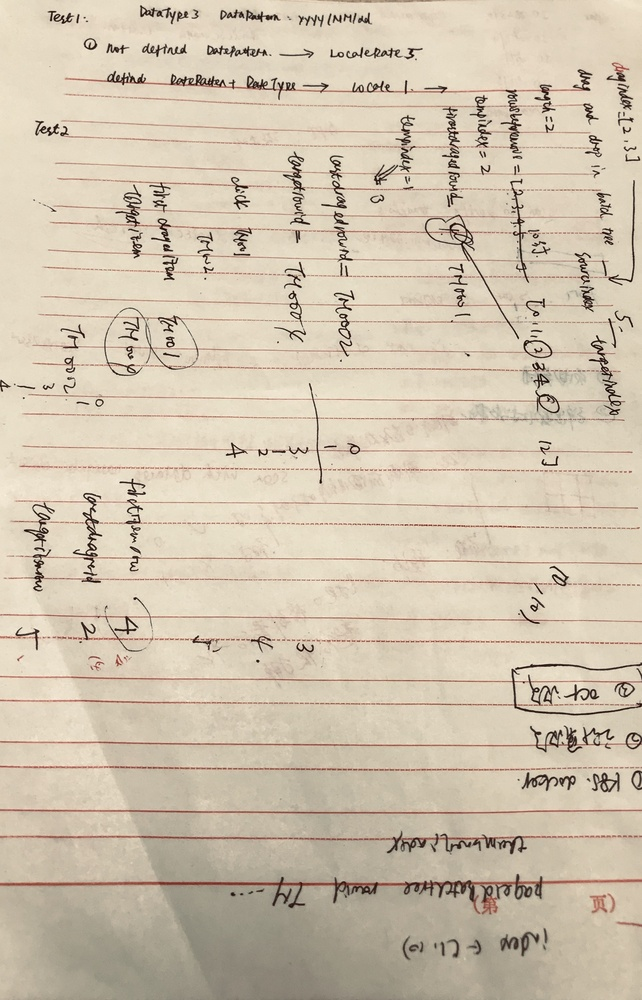
#> input picture 1.jpeg, 642 x 1000 px, shrunk from 2125 x 3312 before the run, given in place of 1.png, which was not available
$ python project_rotation.py
#> lines starting #> are read from the running program, lines starting #| are printed output that depends on the picture; after the words box and inside, x2 and y2 are one past the last pixel; in counts of white or black regions, pixels touching at a corner belong together; pictures that were not available may be replaced by others from this repository, and a replacement may not be noted
# -*- coding:utf-8 -*-
import cv2
import numpy as np
import math

isShowImage = True

def showCV2Image(title, img):
    cv2.namedWindow(title, cv2.WINDOW_NORMAL | cv2.WINDOW_KEEPRATIO)  # 调整窗口大小并保持比例
    cv2.imshow(title, img)
    cv2.waitKey(0)

if __name__ == '__main__':
    image = cv2.imread('1.png')
#> image is the input picture: shape (1000, 642, 3); mean B, G, R 175.2, 195.7, 208.8
    if isShowImage:
        showCV2Image('input', image)

    gray = cv2.cvtColor(image, cv2.COLOR_BGR2GRAY)
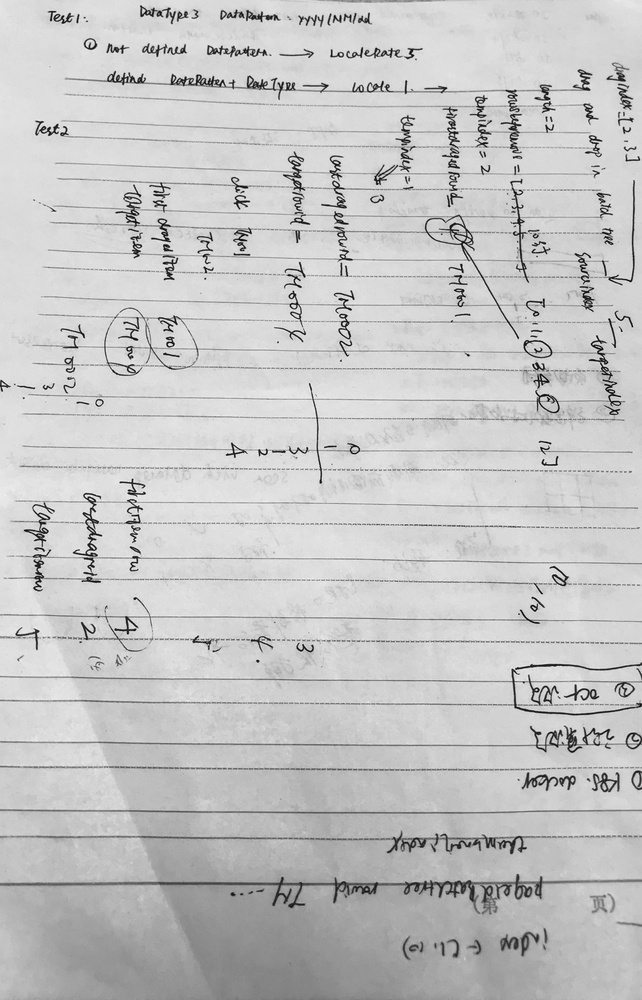
#> gray: shape (1000, 642); min 3, max 248, mean 197.3
    if isShowImage:
        showCV2Image('gray', gray)

    binary = cv2.adaptiveThreshold(~gray, 255, cv2.ADAPTIVE_THRESH_GAUSSIAN_C, cv2.THRESH_BINARY, 15, -10)#黑纸白字
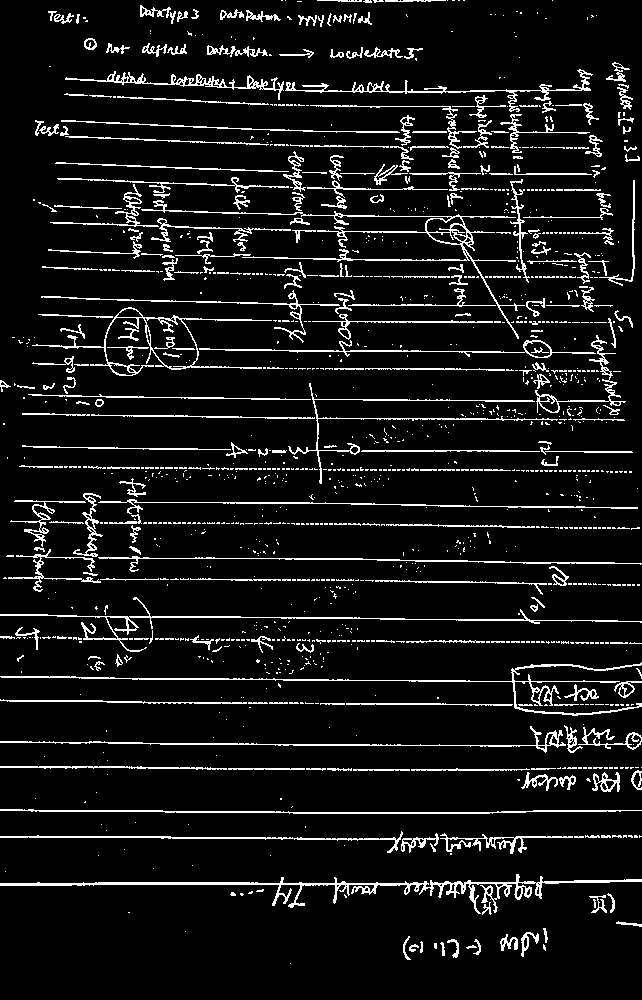
#> binary: shape (1000, 642); 8.2% white in thin lines or dots
    if isShowImage:
        showCV2Image('binary', binary)

    #通过投影分析，如果为±90°，则在纵轴投影，若为±180°，则在横轴投影
    #若为+90°，则大部分情况应该是图片上半部分的平均值大于下半部分的
    #若为180°，则右半部较大，0°则左半部较大
    #基于文字的排布，皆是从左到右，但对于论文这种通篇排布紧密，或有表格或公式的情况，容易出错

    rows, cols = binary.shape
#> rows = 1000; cols = 642
    print(rows, cols)
#| 1000 642
    newimg = np.zeros((rows, cols), np.uint8)

    #纵轴投影
    #先求和
    rowsum = binary.sum(axis=1)
#> rowsum = 1000 values, max 139230 at index 883, min 0 at index 3, mean 13357.2
    for i in range(rows):
        if rowsum[i] == 0:
            for x in range(cols):
                newimg[i][x] = 0
        else:
            t = int(rowsum[i] / 255)
            for p in range(t):
                newimg[i][p] = 255
#> this loop made 1000 passes
#> t on passes 1, 2, 3, 6, 7, 8, 9, 10, 11, 12, 13, 14: 121, 85, 9, 2, 3, 7, 11, 19, 33, 48, 59, 64
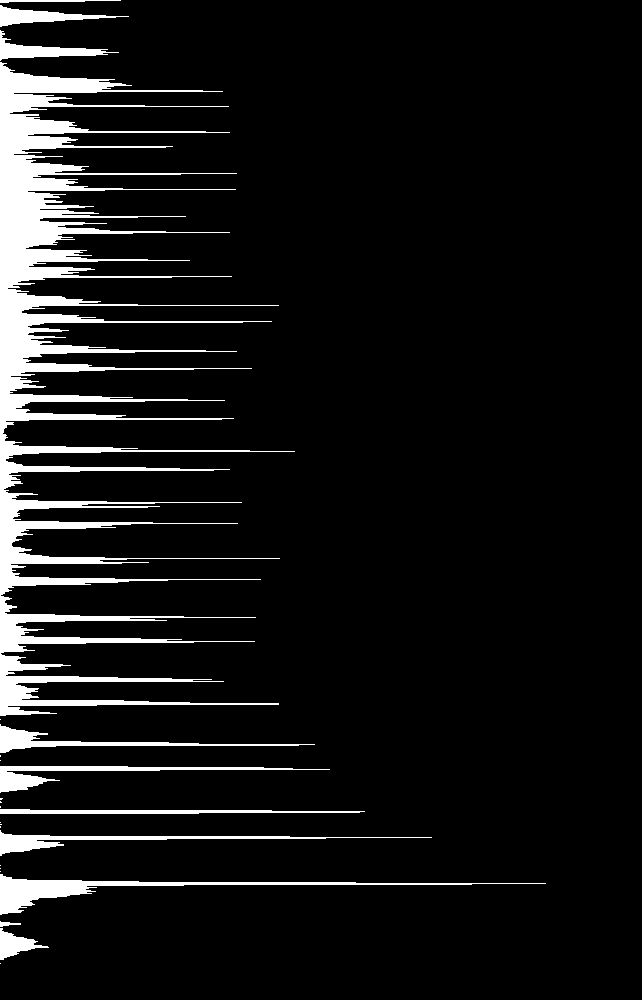
#> newimg: shape (1000, 642); 8.2% white; 24 white regions (13 under 20 px), largest, box (x1, y1, x2, y2) and area: (0, 62, 295, 716) 39327, (0, 874, 546, 915) 3274, (0, 830, 432, 856) 1863
    if isShowImage:
        showCV2Image("newimg", newimg)  # 纵轴投影
    # np.set_printoptions(threshold=np.inf)
    # print('new img', newimg)

    #判断投影起终点时，需要加一定的偏差，可能是图片的边界也被当做了一条线
    start = 0#投影起点
    for i in range(rows-5):
        if newimg[i][0] != 0:
            if (newimg[i + 5][0] - newimg[i][0]) != 0:
                continue
            else:
                start = i
                break

    print('start', start)
#| start 0

    end = 0#投影终点
    for i in range(rows-1, 4, -1):
        if newimg[i][0] != 0:
            if (newimg[i - 5][0] - newimg[i][0]) != 0:
                continue
            else:
                end = i
                break
    print('end', end)
#| end 963

    mid = int((start+end)/2)
#> mid = 481
    #分别求上下两区间内投影量的均值
    count_up = 0
    for i in range(start, mid):
        for j in range(cols):
            if newimg[i][j] != 0:
                count_up += 1
#> after the loop, count_up = 29707
    print('count up', count_up)
#| count up 29707

    count_down = 0
    for i in range(mid, end+1):
        for j in range(cols):
            if newimg[i][j] != 0:
                count_down += 1
#> after the loop, count_down = 22674
    print('count down', count_down)
#| count down 22674

    aver_up = int(count_up/mid)
#> aver_up = 61
    aver_down = int(count_down/mid)
#> aver_down = 47
    print(aver_up, aver_down)
#| 61 47

    if aver_up > aver_down:
        print('+90°')
        ang = 90
    elif aver_up < aver_down:
        print('-90°')
        ang = -90

    length = math.sqrt(pow(cols, 2)+pow(rows, 2))
#> length = 1188.3

    img = cv2.copyMakeBorder(gray, int((length-rows)/2), int((length-rows)/2), int((length-cols)/2), int((length-cols)/2), cv2.BORDER_CONSTANT, value=(255, 255, 255))
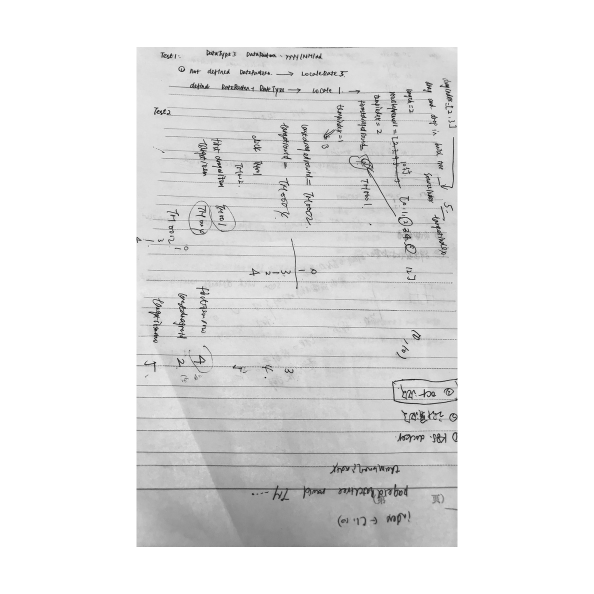
#> img: shape (1188, 1188) (shown at 1/2 size); min 3, max 255, mean 228.8
    if isShowImage:
        showCV2Image('img', img)

    rows1, cols1 = img.shape[:2]
#> rows1 = 1188; cols1 = 1188
    center = (cols1//2, rows1//2)
#> center = (594, 594)

    transform = cv2.getRotationMatrix2D(center, ang, 1)
    rotate = cv2.warpAffine(img, transform, (cols1, rows1), flags=cv2.INTER_CUBIC, borderMode=cv2.BORDER_REPLICATE)
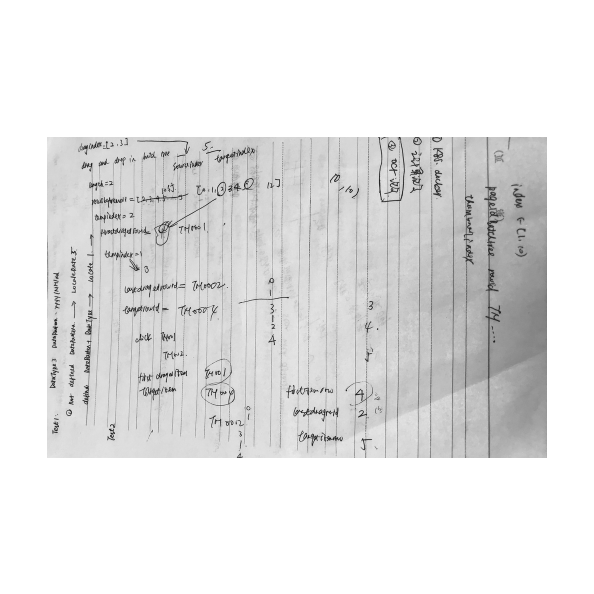
#> rotate: shape (1188, 1188) (shown at 1/2 size); min 3, max 255, mean 228.8
    if isShowImage:
        showCV2Image('rotate', rotate)

    x1 = int(cols1 / 2) - int(cols / 2)
#> x1 = 273
    y1 = int(rows1 / 2) - int(rows / 2)
#> y1 = 94
    x2 = int(cols1 / 2) + int(cols / 2)
#> x2 = 915
    y2 = int(rows1 / 2) + int(rows / 2)

    img2 = rotate[x1:x2, y1:y2]
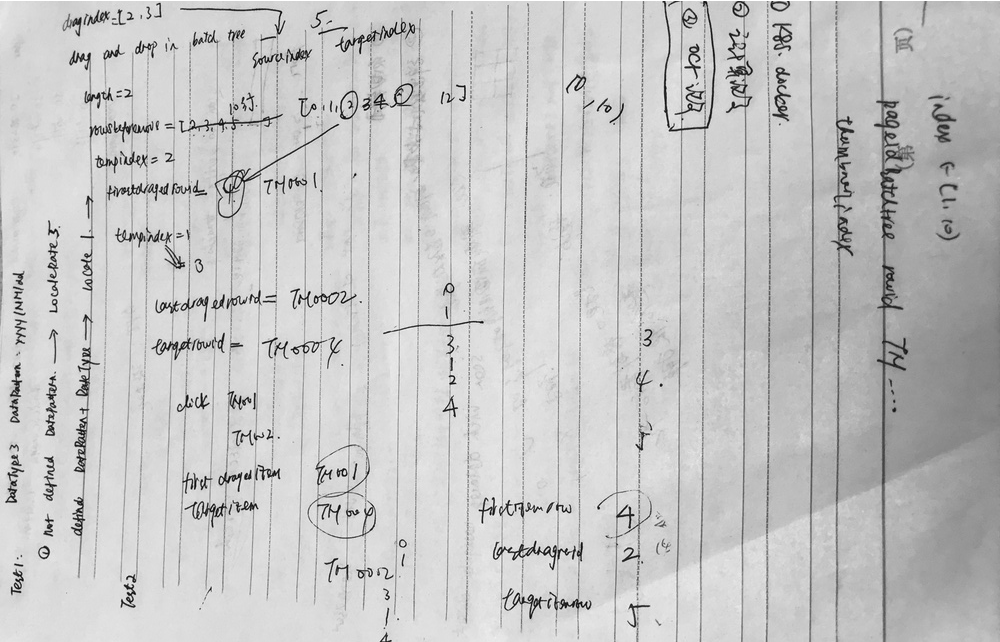
#> img2: shape (642, 1000); min 3, max 255, mean 197.4
    if isShowImage:
        showCV2Image('img2', img2)

$ run again, with 4.jpeg copied over 1.jpeg
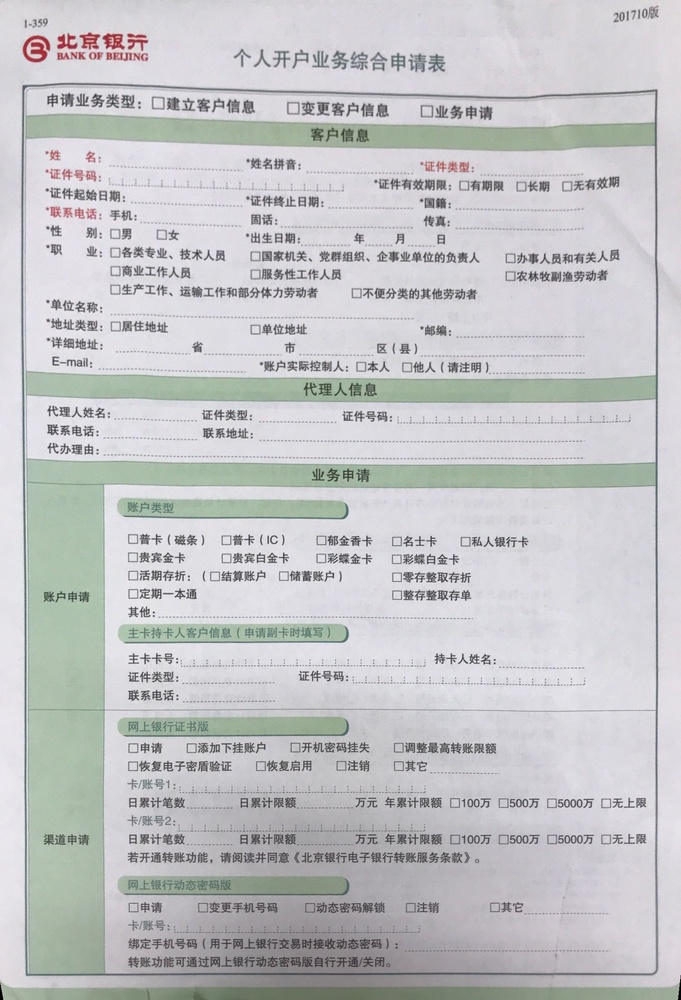
#> input picture 4.jpeg, 681 x 1000 px, shrunk from 1504 x 2208 before the run, given in place of 1.png, which was not available
#> image is the input picture: shape (1000, 681, 3); mean B, G, R 198.1, 196.3, 195.4
#> `binary = cv2.adaptiveThreshold(~gray, 255, cv2.ADAPTIVE_THRESH_GAUSSIA..`:
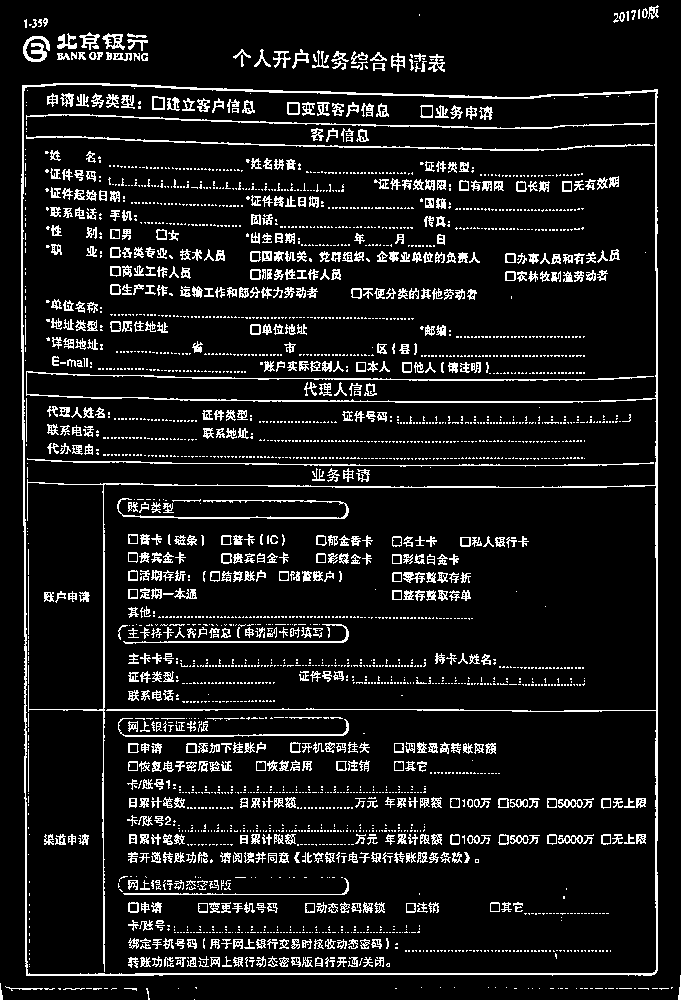
#> binary: shape (1000, 681); 9.8% white in thin lines or dots
#| 1000 681
#> rowsum = 1000 values, max 160395 at index 974, min 0 at index 0, mean 16944.8
#> the loop `for i in range(rows):` made 1000 passes
#> t on passes 6 to 13: 1, 4, 9, 6, 13, 17, 18, 21
#| start 5
#| end 999
#| count up 35300
#| count down 31150
#| 70 62
#> `img2 = rotate[x1:x2, y1:y2]`:
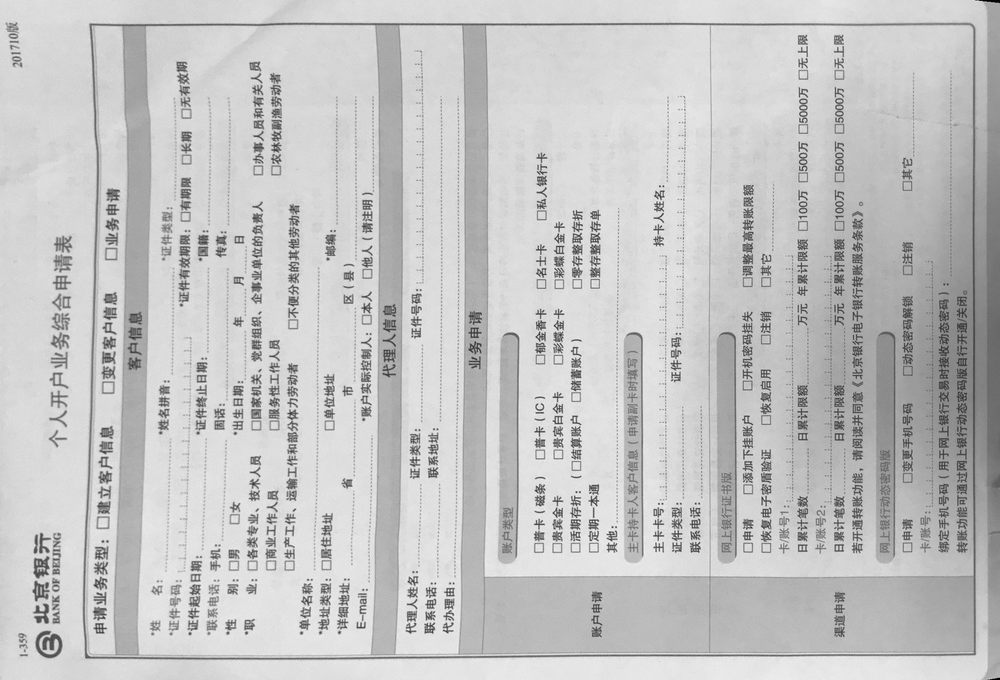
#> img2: shape (680, 1000); min 0, max 253, mean 196.2
